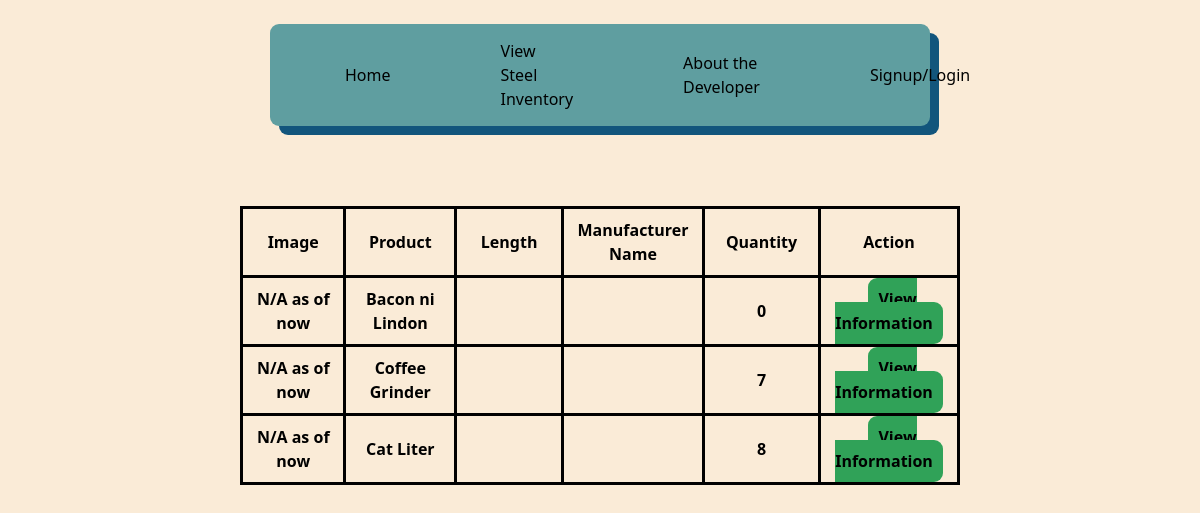
The app's page /Products, older data.
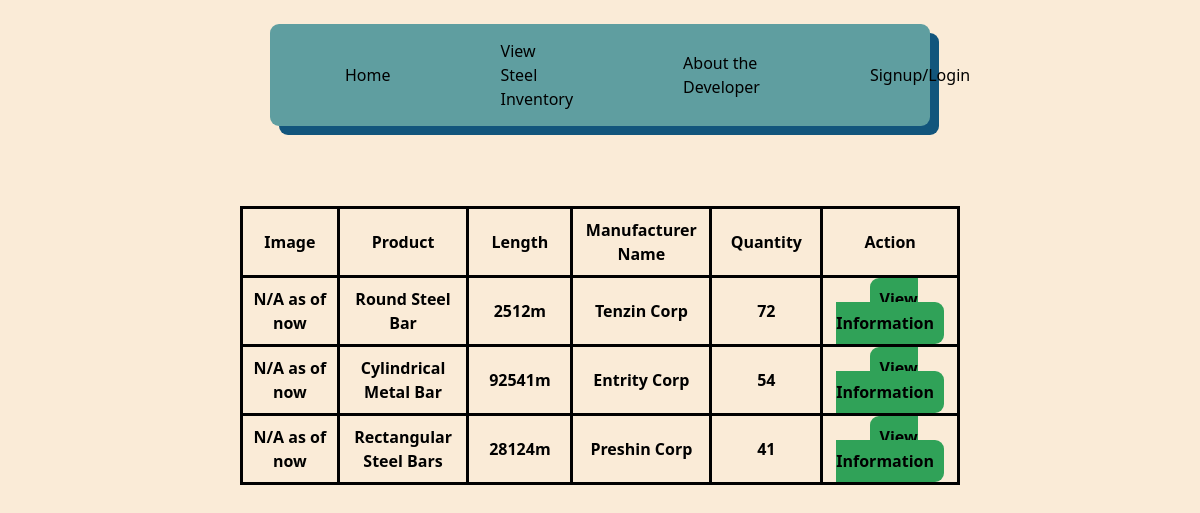
The same page, newer data.
### Inventory/models.py (models this page shows)
class Product(models.Model): #Steels, not food
    objects = models.Manager()
    Name = models.CharField(max_length=30, unique=True)
    Image = models.ImageField(null= True, blank=True, upload_to="images/") #not have image if we dont have one, uploaded to images folder automatically
    Manufacturer = models.CharField(max_length=30)
    Length = models.CharField(max_length=20)
    Cost = models.CharField(max_length=10)
    Stock = models.BigIntegerField()
    Description = models.CharField(null=True, max_length=500)
    Contact = models.CharField(null= True, max_length=500)

### Inventory/views.py (the view)
# urls.py: path('Products',views.Products, name='Products'),
def Products(request):
    condition = ""
    User = Userperson.objects.all()
    P = Product.objects.filter(Stock__gte = 0)
    if request.user.is_authenticated:
        condition = True
        return render(request, 'Inventory/products.html',{
            'C' : condition,
            'P':P,
            'User':User,
            'username' : request.session['user']
            })
    else:
        condition = False
        return render(request, 'Inventory/products.html',{
            'C' : condition,
            'P':P,
            'User':User
            })

### Inventory/templates/Inventory/products.html (shortened to what this page needs)
{% extends 'Inventory/base.html' %}
{% load static %}
    {% block content %}
    <table class="Frame w-[60vw] h-[20vh]">
        <tr class="Header">
            <th> Image </th>
            <th> Product </th>
            <th> Length </th>
            <th> Manufacturer Name </th>
            <th> Quantity </th>
            <th> Action </th>
        </tr>
    {% if C == True %}
        {% for p in P %}
        <tr class="Header w-[25vw]">
            <th> N/A as of now </th>
            <th> {{ p.Name }} </th>
            <th> {{ p.Length }} </th>
            <th> {{ p.Manufacturer }} </th>
            <th> {{ p.Stock }} </th>
            <th class="flex flex-row h-auto border-transparent">
                 <a class="Button w-auto" href="{% url 'order' pk=p.pk %}"> Add Transaction </a>
                  <a class="Button w-auto" href="{% url 'view' pk=p.pk %}"> View </a>
                  <a class="Button w-auto" href="{% url 'edit' pk=p.pk %}"> Edit Info </a>
            </th>
        </tr>
        {% endfor %}
    {% elif C == False %}
        {% for p in P %}
        <tr class="Header">
            <th> N/A as of now </th>
            <th> {{ p.Name }} </th>
            <th> {{ p.Length }} </th>
            <th> {{ p.Manufacturer }} </th>
            <th> {{ p.Stock }} </th>
            <th> <a class="Button" href="{% url 'view' pk=p.pk %}" id="view"> View Information </a> </th>
        </tr>
        {% endfor %}
    {% endif %}
    </table>
    {% endblock %}

Row changes from the older to the newer data that the page shows:
removed Product: Name "Bacon ni Lindon", Stock "0"
removed Product: Name "Coffee Grinder", Stock "7"
removed Product: Name "Cat Liter", Stock "8"
added Product: Name "Round Steel Bar", Length "2512m", Manufacturer "Tenzin Corp", Stock "72"
added Product: Name "Cylindrical Metal Bar", Length "92541m", Manufacturer "Entrity Corp", Stock "54"
added Product: Name "Rectangular Steel Bars", Length "28124m", Manufacturer "Preshin Corp", Stock "41"
